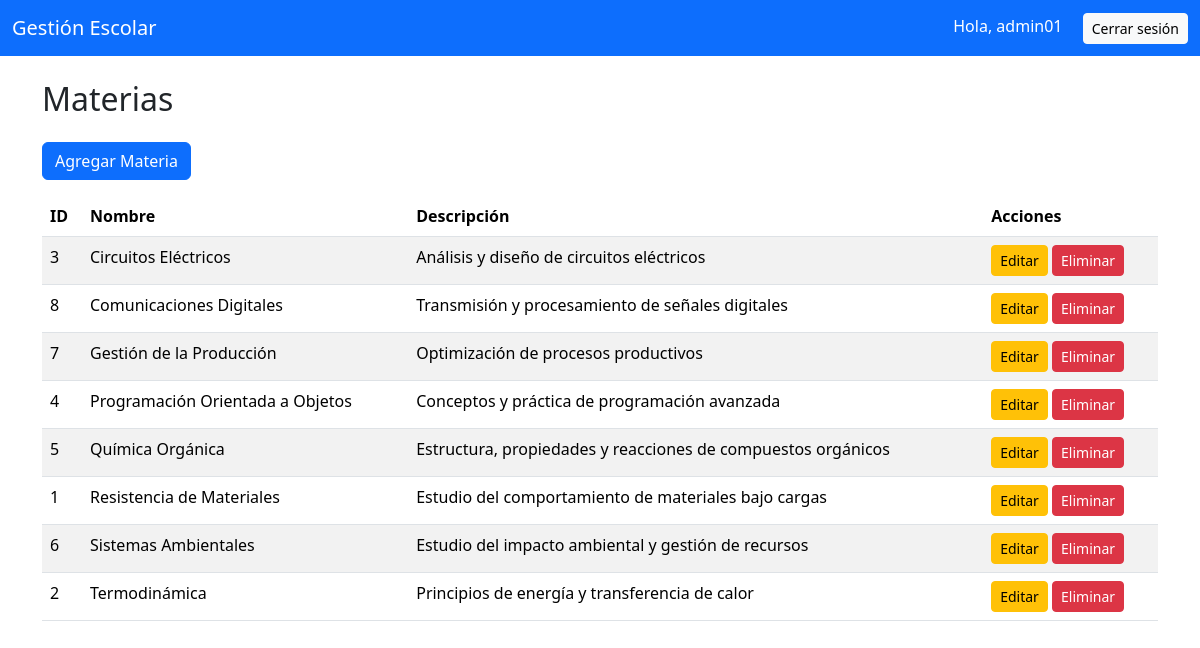
Page /admin/materias/index.php (signed in) on the committed database.
### tables this page shows
CREATE TABLE materias (
    id INT AUTO_INCREMENT PRIMARY KEY,
    nombre VARCHAR(100),
    descripcion TEXT
);

### admin/materias/index.php (the view, shortened to what this page needs)
<?php
require '../../includes/db.php';
require '../../includes/header.php';
$stmt = $pdo->query("SELECT * FROM materias ORDER BY nombre");
$materias = $stmt->fetchAll();
?>
<h2 class="mb-4">Materias</h2>
<a href="crear.php" class="btn btn-primary mb-3">Agregar Materia</a>
<table class="table table-striped">
    <thead>
        <tr>
            <th>ID</th>
            <th>Nombre</th>
            <th>Descripción</th>
            <th>Acciones</th>
        </tr>
    </thead>
    <tbody>
        <?php foreach ($materias as $materia): ?>
        <tr>
            <td><?= $materia['id'] ?></td>
            <td><?= htmlspecialchars($materia['nombre']) ?></td>
            <td><?= htmlspecialchars($materia['descripcion']) ?></td>
            <td>
                <a href="editar.php?id=<?= $materia['id'] ?>" class="btn btn-sm btn-warning">Editar</a>
                <a href="eliminar.php?id=<?= $materia['id'] ?>" class="btn btn-sm btn-danger" onclick="return confirm('¿Seguro que quieres eliminar esta materia?')">Eliminar</a>
            </td>
        </tr>
        <?php endforeach; ?>
    </tbody>
</table>
<?php require '../../includes/footer.php'; ?>

### rows in the picture
materias: id "3", nombre "Circuitos Eléctricos", descripcion "Análisis y diseño de circuitos eléctricos"
materias: id "8", nombre "Comunicaciones Digitales", descripcion "Transmisión y procesamiento de señales digitales"
materias: id "7", nombre "Gestión de la Producción", descripcion "Optimización de procesos productivos"
materias: id "4", nombre "Programación Orientada a Objetos", descripcion "Conceptos y práctica de programación avanzada"
materias: id "5", nombre "Química Orgánica", descripcion "Estructura, propiedades y reacciones de compuestos orgánicos"
materias: id "1", nombre "Resistencia de Materiales", descripcion "Estudio del comportamiento de materiales bajo cargas"
materias: id "6", nombre "Sistemas Ambientales", descripcion "Estudio del impacto ambiental y gestión de recursos"
materias: id "2", nombre "Termodinámica", descripcion "Principios de energía y transferencia de calor"

### other values in the picture
$_SESSION['usuario'] "admin01"
